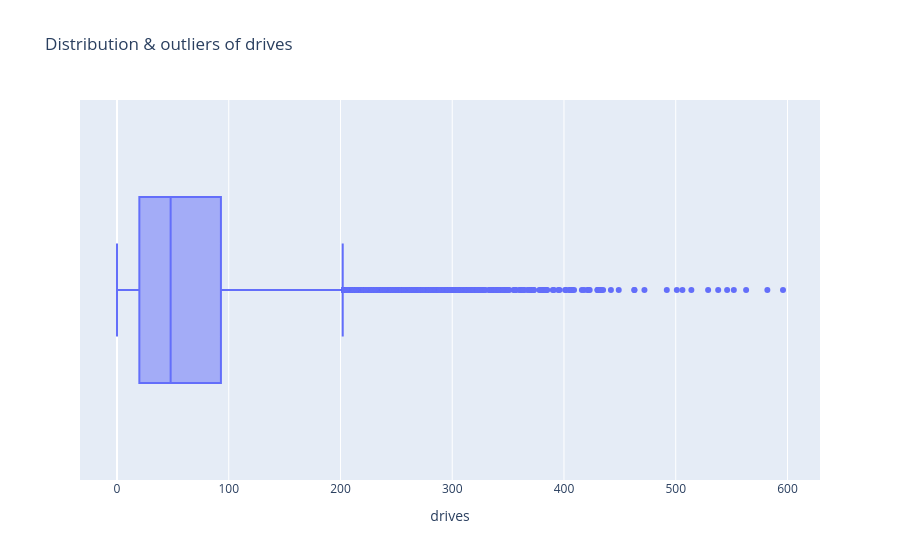

Write notebook code for a chart like this one.
### Markdown cell above
> **❓ Chart Question:** Do other activity metrics show the same outlier behavior? How is the user base split by device type?

### Code cell
px.box(df, x='drives', title='Distribution & outliers of drives')

### Figure 1 — Plotly figure (JSON) as saved in the notebook; plotly's stock layout.template omitted (floating-point values rounded to 4 significant figures; data arrays with more than 128 entries replaced by an {"elided": "..."} marker saying what was removed)
{"data": [{"alignmentgroup": "True", "hovertemplate": "drives=%{x}<extra></extra>", "legendgroup": "", "marker": {"color": "#636efa"}, "name": "", "notched": false, "offsetgroup": "", "orientation": "h", "showlegend": false, "type": "box", "x": {"elided": "14299 int values"}, "x0": " ", "xaxis": "x", "y0": " ", "yaxis": "y"}], "layout": {"boxmode": "group", "legend": {"tracegroupgap": 0}, "title": {"text": "Distribution & outliers of drives"}, "xaxis": {"anchor": "y", "domain": [0, 1], "title": {"text": "drives"}}, "yaxis": {"anchor": "x", "domain": [0, 1]}}}
